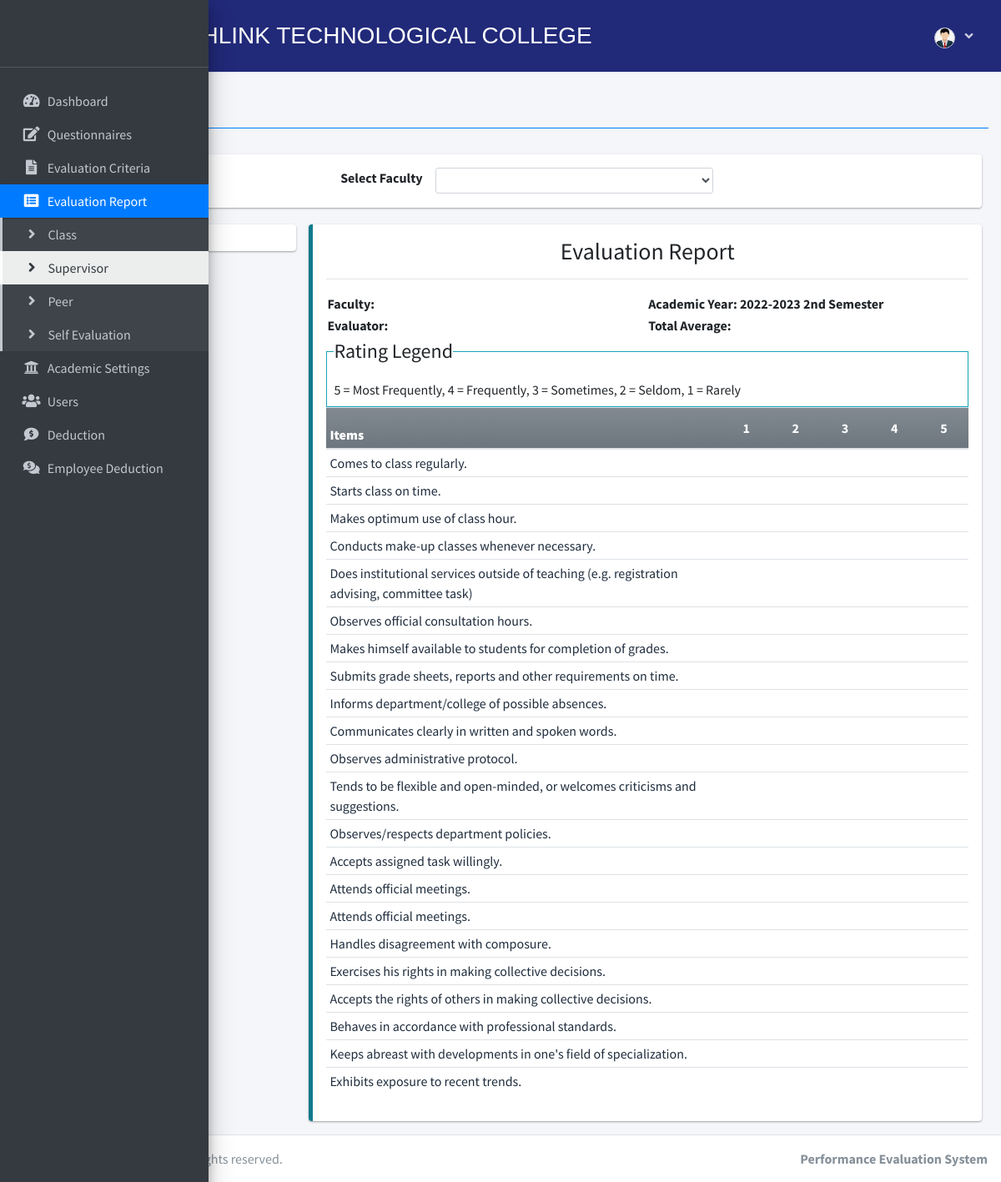
/index.php?page=supervisor (signed in), run on the app's committed database.
### tables this page shows
CREATE TABLE `criteria_list` (
  `id` int(30) NOT NULL,
  `criteria` text NOT NULL,
  `type` int(10) NOT NULL COMMENT '(1=student, 2=faculty, 3=supervisor)',
  `order_by` int(30) NOT NULL
);

CREATE TABLE `visor_q` (
  `id` int(10) NOT NULL,
  `question` text NOT NULL,
  `criteria_id` int(10) NOT NULL,
  `academic_id` int(10) NOT NULL,
  `order_by` int(10) NOT NULL
);

### admin/supervisor.php (the view, shortened to what this page needs)
<?php $faculty_id = isset($_GET['fid']) ? $_GET['fid'] : ''; ?>
<?php
function ordinal_suffix($num)
{
	$num = $num % 100;
	if ($num < 11 || $num > 13) {
		switch ($num % 10) {
			case 2:
				return $num . 'nd';
		}
	}
	return $num . 'th';
}
?>
<div class="col-lg-12">
	<div class="callout callout-info">
		<div class="d-flex w-100 justify-content-center align-items-center">
			<label for="faculty">Select Faculty</label>
			<div class=" mx-2 col-md-4">
				<select name="" id="faculty_id" class="form-control form-control-sm select2">
					<option value=""></option>
					<?php
					$faculty = $conn->query("SELECT *,concat(firstname,' ',lastname) as name FROM faculty_list order by concat(firstname,' ',lastname) asc");
					while ($row = $faculty->fetch_assoc()):
						?>
						<option value="<?php echo $row['id'] ?>" <?php echo isset($faculty_id) && $faculty_id == $row['id'] ? "selected" : "" ?>><?php echo ucwords($row['name']) ?></option>
					<?php endwhile; ?>
				</select>
			</div>
		</div>
	</div>
	<div class="row">
	</div>
	<div class="row">
		<div class="col-md-3">
		</div>
		<div class="col-md-9">
			<div class="callout callout-info" id="printable">
				<div>
					<h3 class="text-center">Evaluation Report</h3>
					<hr>
					<table width="100%">
						<tr>
							<td width="50%">
								<p><b>Faculty: <span id="fname"></span></b></p>
							</td>
							<td width="50%">
								<p><b>Academic Year: <span id="ay">
											<?php echo $_SESSION['academic']['year'] . ' ' . (ordinal_suffix($_SESSION['academic']['semester'])) ?>
											Semester
										</span></b></p>
							</td>
						</tr>
						<tr>
							<td width="50%">
								<p><b>Evaluator: <span id="nameField"></span></b></p>
							</td>
							<td width="50%">
								<p><b>Total Average: <span id="overallAverage"></span></b></p>
							</td>
						</tr>
					</table>
				</div>
				<fieldset class="border border-info p-2 w-100">
					<legend class="w-auto">Rating Legend</legend>
					<p>5 = Most Frequently, 4 = Frequently, 3 = Sometimes, 2 = Seldom, 1 = Rarely</p>
				</fieldset>
				<?php
				$criteria = $conn->query("SELECT * FROM criteria_list where id in (SELECT criteria_id FROM visor_q where academic_id = {$_SESSION['academic']['id']} ) order by abs(order_by) asc ");
				while ($crow = $criteria->fetch_assoc()):
					?>
					<table class="table table-condensed wborder">
						<thead>
							<tr class="bg-gradient-secondary">
								<th class=" p-1"><b>
										<?php echo $crow['criteria'] ?>
									</b></th>
								<th width="5%" class="text-center">1</th>
								<th width="5%" class="text-center">2</th>
								<th width="5%" class="text-center">3</th>
								<th width="5%" class="text-center">4</th>
								<th width="5%" class="text-center">5</th>
							</tr>
						</thead>
						<tbody class="tr-sortable">
							<?php
							$questions = $conn->query("SELECT * FROM visor_q where criteria_id = {$crow['id']} and academic_id = {$_SESSION['academic']['id']} order by abs(order_by) asc ");
							while ($row = $questions->fetch_assoc()):
								?>
								<tr class="bg-white">
									<td class="p-1" width="40%">
										<?php echo $row['question'] ?>
									</td>
									<?php for ($c = 1; $c <= 5; $c++): ?>
										<td class="text-center">
						</div>
						</td>
					<?php endfor; ?>
					</tr>
				<?php endwhile; ?>
			<?php endwhile; ?>

### data on the page
criteria_list: criteria "Items"
visor_q: question "Comes to class regularly."
visor_q: question "Starts class on time."
visor_q: question "Makes optimum use of class hour."
visor_q: question "Conducts make-up classes whenever necessary."
visor_q: question "Does institutional services outside of teaching (e.g. registration advising, committee task)"
visor_q: question "Observes official consultation hours."
visor_q: question "Makes himself available to students for completion of grades."
visor_q: question "Submits grade sheets, reports and other requirements on time."
visor_q: question "Informs department/college of possible absences."
visor_q: question "Communicates clearly in written and spoken words."
visor_q: question "Observes administrative protocol."
visor_q: question "Tends to be flexible and open-minded, or welcomes criticisms and suggestions."
visor_q: question "Observes/respects department policies."
visor_q: question "Accepts assigned task willingly."
visor_q: question "Attends official meetings."
visor_q: question "Attends official meetings."
visor_q: question "Handles disagreement with composure."
visor_q: question "Exercises his rights in making collective decisions."
visor_q: question "Accepts the rights of others in making collective decisions."
visor_q: question "Behaves in accordance with professional standards."
visor_q: question "Keeps abreast with developments in one's field of specialization."
visor_q: question "Exhibits exposure to recent trends."

### other printed values
$_SESSION['academic']['year'] "2022-2023"
ordinal_suffix($_SESSION['academic']['semester']) "2nd"
$_SESSION['system']['name'] "Performance Evaluation System"
